Frame 1 (no input): blank canvas, image omitted
Frame 60 (the mouse pressed at the canvas centre just before this capture): blank canvas, image omitted
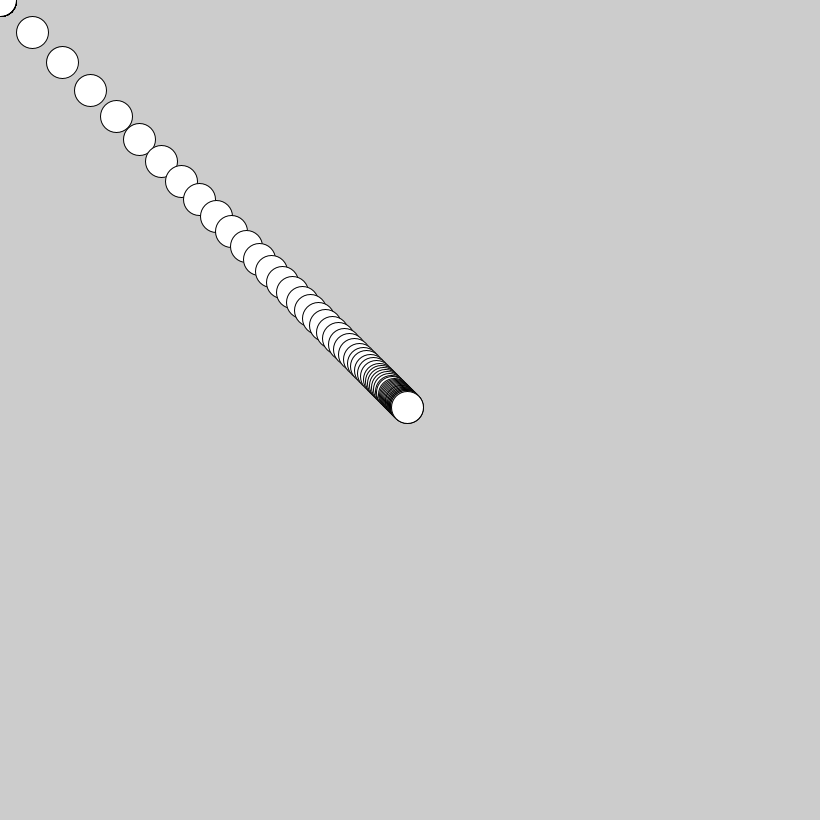
Frame 120 (the mouse held since frame 60 and released just before this capture)

The Processing sketch whose frames 1 and 60 were blank and that drew this single picture after the mouse press (run headless with seeded random() and noise(); from frame 60 on, the mouse is pressed at the canvas centre):

// Processing sketch: sketch_easing_04B
// ── sketch_easing_04B.pde
// Move from destination point to target point with acceleration
float x;
float y;
float easing = 0.08;
float diameter = 32;
          
void setup() {
  size(820, 820);
  smooth();      
}
          
void draw() {
  //background(0);
  float targetX = mouseX;
  float targetY = mouseY;
  x += (targetX - x) * (easing);
  y += (targetY - y) * (easing);
 
  ellipse(x, y, diameter, diameter);
} 

void keyPressed() {
 background(255); 
}
